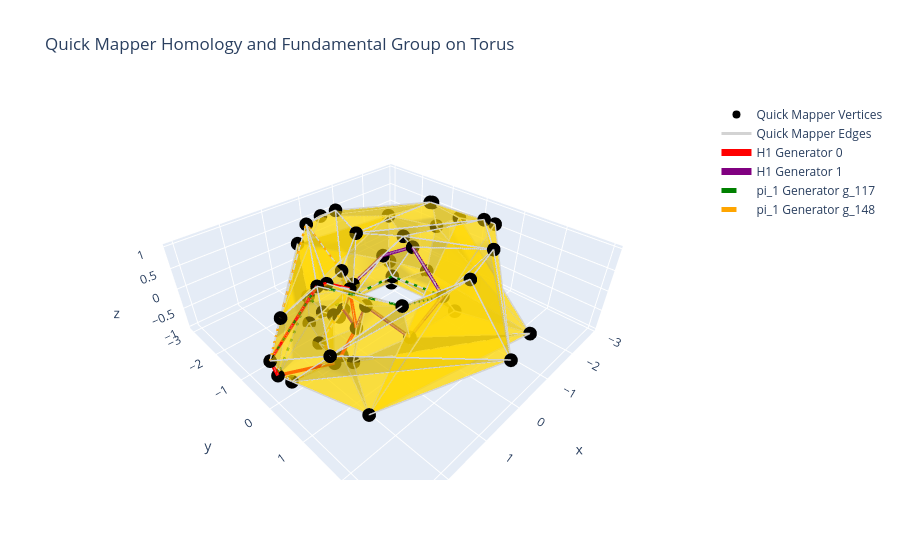

Notebook code for this chart:
### Markdown cell above
### Quick Mapper Application

Recently introduced, the `quick_mapper` method for simplex trees preserves topology while reducing complexity. Here we build a Torus, apply `quick_mapper`, use `expand` to increase its simplex tree to 2 dimensions, compute the homology generators of all degrees and the fundamental group, and plot its vertices, edges, and generators using plotly.

### Code cell
# 1. Apply quick_mapper and expand to 2 dimensions
sc_qm, simplex_map = st.simplify()
print(simplex_map)

# Remap the original point cloud to the new vertex indices after quick_mapper
# conversion_map: new_vertex_index -> original_vertex_index
pts_qm = np.array([pts[simplex_map[(v[0],)][0][0]] for v in sc_qm.n_simplices(0)])

# Count simplices in each dimension before quick_mapper
print("Original complex simplex counts:")
for d in st.dimensions:
    print(f"  Dimension {d}: {len(list(st.n_simplices(d)))}")

# Count simplices in each dimension after quick_mapper
print("QuickMapper complex simplex counts:")
for d in sc_qm.dimensions:
    print(f"  Dimension {d}: {len(list(sc_qm.n_simplices(d)))}")

# 2. Compute Homology Generators
h0_qm = compute_homology_basis_from_complex(sc_qm, dimension=0)
h1_qm = compute_optimal_h1_basis_from_complex(sc_qm, point_cloud=pts_qm)
#h1_qm = compute_homology_basis_from_complex(sc_qm, dimension=1, mode="optimal")
h2_qm = compute_homology_basis_from_complex(sc_qm, dimension=2, mode="optimal")

print(f"Quick Mapper H0 Generators: {h0_qm.rank}")
print(f"Quick Mapper H1 Generators: {h1_qm.rank}")
print(f"Quick Mapper H2 Generators: {h2_qm.rank}")

# 3. Compute Fundamental Group Generators
boundaries = sc_qm.chain_complex().boundaries
cw = ps.CWComplex(cells=sc_qm.cells_count, attaching_maps=boundaries, coefficient_ring="Z")
pi1_with_traces = extract_pi_1_with_traces(cw, simplify=True, generator_mode="optimized")

# 4. Plotting
fig_qm = go.Figure()

# Plot Quick Mapper Vertices and Edges
qm_vertices = list(sc_qm.n_simplices(0))
qm_v_coords = np.array([pts_qm[v[0]] for v in qm_vertices])

fig_qm.add_trace(go.Scatter3d(
    x=qm_v_coords[:, 0], y=qm_v_coords[:, 1], z=qm_v_coords[:, 2],
    mode="markers", marker=dict(size=8, color="black"),
    name="Quick Mapper Vertices"
))

qm_edges = list(sc_qm.n_simplices(1))
xs, ys, zs = [], [], []
for u, v in qm_edges:
    xs.extend([pts_qm[u, 0], pts_qm[v, 0], None])
    ys.extend([pts_qm[u, 1], pts_qm[v, 1], None])
    zs.extend([pts_qm[u, 2], pts_qm[v, 2], None])

fig_qm.add_trace(go.Scatter3d(
    x=xs, y=ys, z=zs, mode="lines",
    line=dict(width=3, color="lightgray"), name="Quick Mapper Edges"
))

# Plot H1 cycles
colors_h1 = ["red", "purple", "green", "orange"]
for gi, gen in enumerate(h1_qm.generators[:2]):
    edges = [tuple(sorted(e)) for e in gen.support_edges]
    hx, hy, hz = [], [], []
    for u, v in edges:
        hx.extend([pts_qm[u,0], pts_qm[v,0], None])
        hy.extend([pts_qm[u,1], pts_qm[v,1], None])
        hz.extend([pts_qm[u,2], pts_qm[v,2], None])
    fig_qm.add_trace(go.Scatter3d(
        x=hx, y=hy, z=hz, mode="lines",
        line=dict(width=7, color=colors_h1[gi % len(colors_h1)]),
        name=f"H1 Generator {gi}"
    ))

# Plot pi_1 traces
for i, tr in enumerate(pi1_with_traces.traces):
    path = tr.undirected_edge_path
    tx, ty, tz = [], [], []
    for u, v in path:
        tx.extend([pts_qm[int(u), 0], pts_qm[int(v), 0], None])
        ty.extend([pts_qm[int(u), 1], pts_qm[int(v), 1], None])
        tz.extend([pts_qm[int(u), 2], pts_qm[int(v), 2], None])
    fig_qm.add_trace(go.Scatter3d(
        x=tx, y=ty, z=tz, mode="lines",
        line=dict(width=5, dash='dash', color=colors_h1[(i+2) % len(colors_h1)]),
        name=f"pi_1 Generator {tr.generator}"
    ))

# Plot H2 faces (semi-transparent)
h2_faces_qm = []
for gen in h2_qm.generators:
    for simplex in gen.support_simplices:
        if len(simplex) == 3:
            h2_faces_qm.append(tuple(sorted(simplex)))
h2_faces_qm = list(set(h2_faces_qm))

if h2_faces_qm:
    fig_qm.add_trace(go.Mesh3d(
        x=pts_qm[:, 0], y=pts_qm[:, 1], z=pts_qm[:, 2],
        i=[f[0] for f in h2_faces_qm], j=[f[1] for f in h2_faces_qm], k=[f[2] for f in h2_faces_qm],
        opacity=0.5, color="gold", name="H2 generator support"
    ))

fig_qm.update_layout(title="Quick Mapper Homology and Fundamental Group on Torus")
fig_qm.show()

### Figure 1 — Plotly figure (JSON) as saved in the notebook; plotly's stock layout.template omitted (floating-point values rounded to 4 significant figures; data arrays with more than 128 entries replaced by an {"elided": "..."} marker saying what was removed)
{"data": [{"marker": {"color": "black", "size": 8}, "mode": "markers", "name": "Quick Mapper Vertices", "x": [3.0, 2.669, 1.895, 1.691, 1.191, 1.086, 1.5, 1.691, 2.669, 2.914, 0.9995, 1.467, 2.566, 2.273, 1.268, 0.5432, 0.3113, -0.1768, -0.5, -1.405, -1.268, -1.077, -2.611, -2.259, -2.85, -2.741, -2.284, -2.109, -0.9925, -2.109, -0.9635, -1.993, -0.727, -1.004, -1.673, -0.5109, -0.2936, -0.22, -0.1391, 0.3136, 0.6503, 0.3158, 0.7135, 0.8455, 0.727, 0.8905, 1.268, 0.879, 0.9635, 1.545], "y": [0.0, 0.0, 0.0, 0.0, 0.0, 0.0, 0.0, 0.0, 0.0, 0.0, 0.2125, 0.3119, 1.143, 1.651, 1.409, 0.9409, 2.962, 1.682, 0.866, 2.433, 1.409, 0.7823, 0.5549, 0.4801, -0.6058, -1.22, -1.017, -0.9392, -0.4419, -0.9392, -0.7, -2.213, -0.8074, -1.115, -1.858, -0.885, -2.794, -2.093, -1.324, -2.984, -2.002, -0.9718, -2.196, -1.464, -0.8074, -0.989, -1.409, -0.6386, -0.7, -0.6878], "z": [0.0, 0.7431, 0.9945, 0.9511, 0.5878, -0.4067, -0.866, -0.9511, -0.7431, -0.4067, 0.2079, -0.866, 0.5878, -0.5878, 0.9945, -0.4067, 0.2079, 0.9511, 5.666e-16, -0.5878, 0.9945, -0.7431, 0.7431, 0.9511, 0.4067, 0.0, 0.866, 0.9511, 0.4067, -0.9511, 0.5878, 0.2079, -0.4067, -0.866, -0.866, 0.2079, 0.5878, 0.9945, 0.7431, 0.0, 0.9945, -0.2079, -0.9511, -0.9511, 0.4067, -0.7431, -0.9945, -0.4067, -0.5878, -0.9511], "type": "scatter3d"}, {"line": {"color": "lightgray", "width": 3}, "mode": "lines", "name": "Quick Mapper Edges", "x": {"elided": "450 float values"}, "y": {"elided": "450 float values"}, "z": {"elided": "450 float values"}, "type": "scatter3d"}, {"line": {"color": "red", "width": 7}, "mode": "lines", "name": "H1 Generator 0", "x": [3.0, 1.895, null, 1.895, 1.691, null, 1.691, 1.191, null, 1.191, 1.086, null, 1.086, 1.5, null, 1.5, 1.691, null, 1.691, 2.914, null, 3.0, 2.914, null, 3.0, 3.0, null], "y": [0.0, 0.0, null, 0.0, 0.0, null, 0.0, 0.0, null, 0.0, 0.0, null, 0.0, 0.0, null, 0.0, 0.0, null, 0.0, 0.0, null, 0.0, 0.0, null, 0.0, 0.0, null], "z": [0.0, 0.9945, null, 0.9945, 0.9511, null, 0.9511, 0.5878, null, 0.5878, -0.4067, null, -0.4067, -0.866, null, -0.866, -0.9511, null, -0.9511, -0.4067, null, 0.0, -0.4067, null, 0.0, 0.0, null], "type": "scatter3d"}, {"line": {"color": "purple", "width": 7}, "mode": "lines", "name": "H1 Generator 1", "x": [-0.5109, 0.3158, null, 0.3158, 0.879, null, 1.086, 0.879, null, 1.086, 0.9995, null, 0.9995, 0.5432, null, 0.5432, -0.5, null, -0.5, -0.9925, null, -0.9925, -0.5109, null, -0.5109, -0.5109, null], "y": [-0.885, -0.9718, null, -0.9718, -0.6386, null, 0.0, -0.6386, null, 0.0, 0.2125, null, 0.2125, 0.9409, null, 0.9409, 0.866, null, 0.866, -0.4419, null, -0.4419, -0.885, null, -0.885, -0.885, null], "z": [0.2079, -0.2079, null, -0.2079, -0.4067, null, -0.4067, -0.4067, null, -0.4067, 0.2079, null, 0.2079, -0.4067, null, -0.4067, 5.666e-16, null, 5.666e-16, 0.4067, null, 0.4067, 0.2079, null, 0.2079, 0.2079, null], "type": "scatter3d"}, {"line": {"color": "green", "dash": "dash", "width": 5}, "mode": "lines", "name": "pi_1 Generator g_117", "x": [-0.727, 0.8455, null, 0.7135, 0.8455, null, 2.914, 0.7135, null, 3.0, 2.914, null, 3.0, 1.895, null, 1.895, 1.268, null, 1.268, -0.5, null, -0.5, -0.727, null], "y": [-0.8074, -1.464, null, -2.196, -1.464, null, 0.0, -2.196, null, 0.0, 0.0, null, 0.0, 0.0, null, 0.0, 1.409, null, 1.409, 0.866, null, 0.866, -0.8074, null], "z": [-0.4067, -0.9511, null, -0.9511, -0.9511, null, -0.4067, -0.9511, null, 0.0, -0.4067, null, 0.0, 0.9945, null, 0.9945, 0.9945, null, 0.9945, 5.666e-16, null, 5.666e-16, -0.4067, null], "type": "scatter3d"}, {"line": {"color": "orange", "dash": "dash", "width": 5}, "mode": "lines", "name": "pi_1 Generator g_148", "x": [0.879, 1.545, null, 1.5, 1.545, null, 1.5, 2.669, null, 3.0, 2.669, null, 3.0, 2.669, null, 2.669, 0.6503, null, 0.6503, 0.727, null, 0.727, 0.879, null], "y": [-0.6386, -0.6878, null, 0.0, -0.6878, null, 0.0, 0.0, null, 0.0, 0.0, null, 0.0, 0.0, null, 0.0, -2.002, null, -2.002, -0.8074, null, -0.8074, -0.6386, null], "z": [-0.4067, -0.9511, null, -0.866, -0.9511, null, -0.866, -0.7431, null, 0.0, -0.7431, null, 0.0, 0.7431, null, 0.7431, 0.9945, null, 0.9945, 0.4067, null, 0.4067, -0.4067, null], "type": "scatter3d"}, {"color": "gold", "i": [7, 6, 1, 3, 10, 45, 18, 3, 18, 19, 5, 15, 6, 8, 35, 5, 33, 1, 4, 12, 0, 32, 11, 1, 30, 32, 19, 37, 2, 22, 3, 20, 13, 9, 7, 42, 0, 10, 12, 35, 33, 41, 4, 4, 13, 0, 21, 31, 8, 34, 37, 41, 23, 17, 47, 26, 0, 28, 25, 7, 2, 22, 36, 1, 15, 6, 29, 14, 16, 5, 5, 19, 27, 38, 30, 26, 9, 28, 0, 21, 18, 20, 7, 2, 16, 25, 3, 29, 13, 11, 43, 16, 24, 35, 26, 6, 0, 24, 23, 14], "j": [9, 8, 36, 4, 11, 48, 20, 4, 28, 25, 10, 18, 7, 13, 41, 6, 34, 2, 5, 16, 9, 33, 13, 31, 38, 35, 21, 40, 3, 24, 10, 28, 22, 42, 45, 43, 2, 14, 14, 43, 42, 44, 44, 5, 16, 8, 29, 34, 12, 39, 38, 47, 27, 18, 48, 27, 1, 30, 29, 8, 3, 23, 37, 31, 19, 11, 33, 17, 17, 6, 47, 24, 37, 41, 35, 36, 39, 32, 1, 32, 21, 23, 45, 12, 20, 26, 40, 31, 19, 15, 45, 22, 25, 45, 31, 7, 8, 26, 30, 15], "k": [46, 13, 40, 44, 15, 49, 28, 10, 32, 29, 11, 21, 8, 16, 48, 49, 42, 40, 47, 17, 39, 43, 19, 39, 41, 43, 29, 44, 40, 27, 14, 30, 24, 46, 49, 46, 12, 15, 17, 45, 43, 47, 47, 10, 22, 12, 33, 39, 16, 42, 44, 48, 38, 20, 49, 37, 39, 35, 31, 9, 14, 27, 40, 36, 21, 13, 34, 18, 20, 11, 49, 25, 38, 44, 41, 37, 42, 35, 2, 33, 32, 30, 46, 14, 23, 31, 44, 34, 24, 19, 46, 23, 26, 48, 36, 49, 9, 27, 38, 18], "name": "H2 generator support", "opacity": 0.5, "x": [3.0, 2.669, 1.895, 1.691, 1.191, 1.086, 1.5, 1.691, 2.669, 2.914, 0.9995, 1.467, 2.566, 2.273, 1.268, 0.5432, 0.3113, -0.1768, -0.5, -1.405, -1.268, -1.077, -2.611, -2.259, -2.85, -2.741, -2.284, -2.109, -0.9925, -2.109, -0.9635, -1.993, -0.727, -1.004, -1.673, -0.5109, -0.2936, -0.22, -0.1391, 0.3136, 0.6503, 0.3158, 0.7135, 0.8455, 0.727, 0.8905, 1.268, 0.879, 0.9635, 1.545], "y": [0.0, 0.0, 0.0, 0.0, 0.0, 0.0, 0.0, 0.0, 0.0, 0.0, 0.2125, 0.3119, 1.143, 1.651, 1.409, 0.9409, 2.962, 1.682, 0.866, 2.433, 1.409, 0.7823, 0.5549, 0.4801, -0.6058, -1.22, -1.017, -0.9392, -0.4419, -0.9392, -0.7, -2.213, -0.8074, -1.115, -1.858, -0.885, -2.794, -2.093, -1.324, -2.984, -2.002, -0.9718, -2.196, -1.464, -0.8074, -0.989, -1.409, -0.6386, -0.7, -0.6878], "z": [0.0, 0.7431, 0.9945, 0.9511, 0.5878, -0.4067, -0.866, -0.9511, -0.7431, -0.4067, 0.2079, -0.866, 0.5878, -0.5878, 0.9945, -0.4067, 0.2079, 0.9511, 5.666e-16, -0.5878, 0.9945, -0.7431, 0.7431, 0.9511, 0.4067, 0.0, 0.866, 0.9511, 0.4067, -0.9511, 0.5878, 0.2079, -0.4067, -0.866, -0.866, 0.2079, 0.5878, 0.9945, 0.7431, 0.0, 0.9945, -0.2079, -0.9511, -0.9511, 0.4067, -0.7431, -0.9945, -0.4067, -0.5878, -0.9511], "type": "mesh3d"}], "layout": {"title": {"text": "Quick Mapper Homology and Fundamental Group on Torus"}}}
